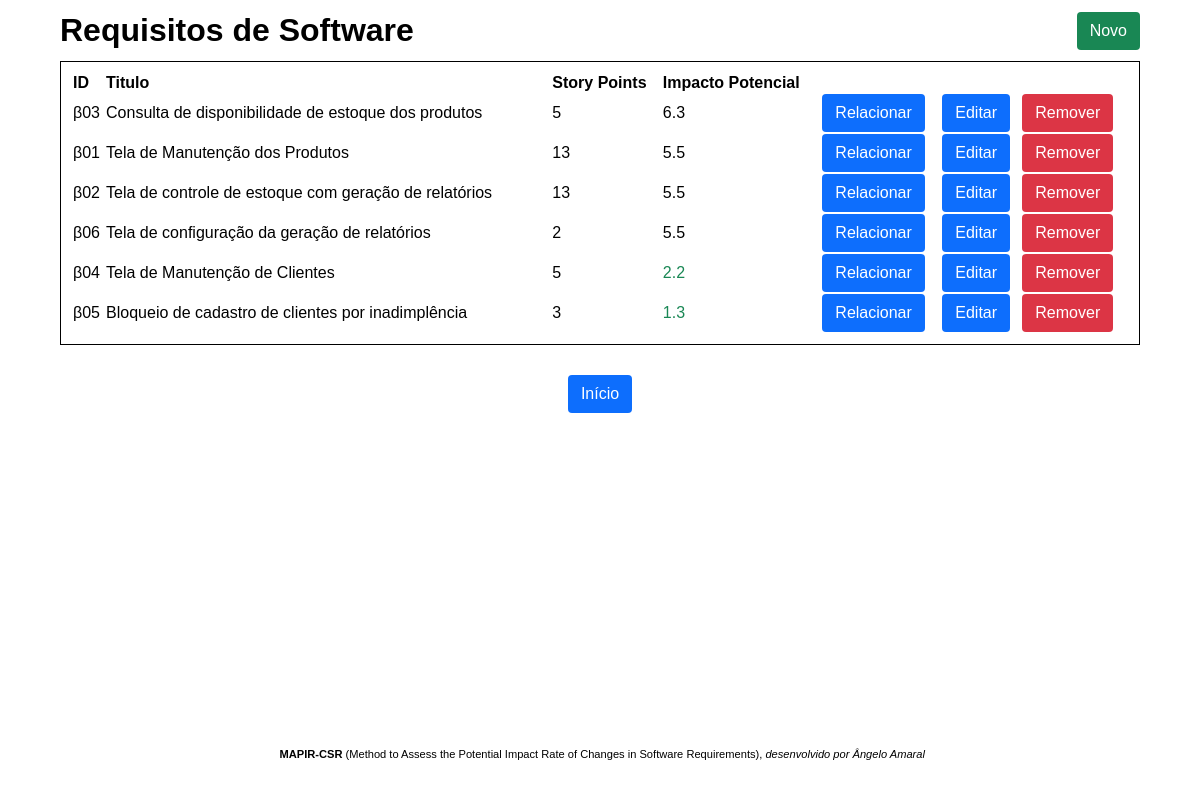
The page /src/pages/software/read.php on the database its author committed.
### tables this page shows
CREATE TABLE IF NOT EXISTS `m_requisito_software` (
  `ID_Req_Sw` varchar(6) NOT NULL,
  `Titulo` varchar(255) DEFAULT NULL,
  `story_points` int(11) NOT NULL DEFAULT 0,
  PRIMARY KEY (`ID_Req_Sw`)
);

### config.php (called while the page is built, shortened)
<?php
$css = 'http://localhost/mapir-csr/css';

### src/database/software.php (called while the page is built, shortened)
<?php
function readReqSwDb($conn) {
    $ReqSws = [];
	$sql = "SELECT * FROM vw_requisito_software_impacto";
	$result = mysqli_query($conn, $sql);
	$result_check = mysqli_num_rows($result);
	if($result_check > 0)
		$ReqSws = mysqli_fetch_all($result, MYSQLI_ASSOC);
	return $ReqSws;
}

### src/actions/software.php (called while the page is built, shortened)
<?php
require_once '../../database/software.php';
function readReqSwAction($conn) {
	return readReqSwDb($conn);
}

### src/pages/software/read.php (the view, shortened to what this page needs)
<?php
require_once '../../../config.php';
require_once '../../../src/actions/software.php';
require_once '../partials/header.php';
$reqs = readReqSwAction($conn);
?>
<div class="container">
	<div class="row">
		<a href="../../pages/software/read.php"><h1>Requisitos de Software</h1></a>
		<a class="btn btn-success text-white" href="./create.php">Novo</a>
	</div>
	<table class="table-users">
		<tr>
			<th align="left">ID</th>
			<th align="left">Titulo</th>
			<th align="left">Story Points</th>
			<th align="left">Impacto Potencial</th>
		</tr>
		<?php foreach($reqs as $row): ?>
		<?php if($row['impacto_potencial'] > 8) $cor='text-error'; else if($row['impacto_potencial'] < 3) $cor='text-success'; else $cor='cell'; ?>
		<tr>
			<td class="cell"><?=htmlspecialchars($row['ID_Req_Sw'])?></td>
			<td class="cell"><?=htmlspecialchars($row['Titulo'])?></td>
			<td class="cell"><?=htmlspecialchars($row['story_points'])?></td>
			<td class="<?=$cor?>"><?=htmlspecialchars($row['impacto_potencial'])?></td>
			<td>
				<a class="btn btn-primary text-white" href="../../pages/sw_sys/edit.php?id=<?=$row['ID_Req_Sw']?>">Relacionar</a>
			</td>
			<td>
				<a class="btn btn-primary text-white" href="./edit.php?id=<?=$row['ID_Req_Sw']?>">Editar</a>
			</td>
			<td>
				<a class="btn btn-danger text-white" href="./delete.php?id=<?=$row['ID_Req_Sw']?>">Remover</a>
			</td>
		</tr>
		<?php endforeach; ?>
	</table>
</div>
<?php require_once '../partials/footer.php'; ?>

### src/pages/partials/header.php (shortened to what this page needs)
<!DOCTYPE html>
<html lang="pt-br">
<head>
    <link rel="stylesheet" href="<?=$css?>/style.css">
</head>
<body>

### src/pages/partials/footer.php
	<br>
	<center>
		<a class="btn btn-primary text-white" href="../../../index.php">Início</a>
	</center>
    <footer class="footer">
        <br>&nbsp;<br>&nbsp;<small><small>
		<b>MAPIR-CSR</b> (Method to Assess the Potential Impact Rate of Changes in Software Requirements), <i>desenvolvido por Ângelo Amaral</i>
		</small></small>
	</footer>
</body>
</html>

### css/style.css (style rules this page uses)
* { margin: 0px; padding: 0px; font-family: Arial, Helvetica, sans-serif; color: #000; }
a { text-decoration: none; }
.table-users, .form-div { border: solid 1px; margin-top: 1%; padding: 10px; }
.table-users { width: 100%; }
.table-users tbody tr th { text-align: left; }
.row { display: flex; justify-content: space-between; align-content: center; }
.container { padding-left: 5%; padding-right: 5%; padding-top: 1%; padding-bottom: 1%; }
.btn { display: inline-block; font-weight: 400; line-height: 1.5; text-align: center; text-decoration: none; vertical-align: middle; cursor: pointer; border: 1px solid transparent; padding: .375rem .75rem; font-size: 1rem; border-radius: .25rem; }
.btn-success { background-color: #198754; }
.btn-primary { background-color: #0d6efd; }
.btn-danger { background-color: #dc3545; }
.text-white { color: #FFF; }
.text-success { color: #198754; }
.footer { width: 100%; display: flex; justify-content: center; position: absolute; bottom: 0; }

### rows shown on the page
m_requisito_software: ID_Req_Sw "β03", Titulo "Consulta de disponibilidade de estoque dos produtos", story_points "5", impacto_potencial "6.3"
m_requisito_software: ID_Req_Sw "β01", Titulo "Tela de Manutenção dos Produtos", story_points "13", impacto_potencial "5.5"
m_requisito_software: ID_Req_Sw "β02", Titulo "Tela de controle de estoque com geração de relatórios", story_points "13", impacto_potencial "5.5"
m_requisito_software: ID_Req_Sw "β06", Titulo "Tela de configuração da geração de relatórios", story_points "2", impacto_potencial "5.5"
m_requisito_software: ID_Req_Sw "β04", Titulo "Tela de Manutenção de Clientes", story_points "5", impacto_potencial "2.2"
m_requisito_software: ID_Req_Sw "β05", Titulo "Bloqueio de cadastro de clientes por inadimplência", story_points "3", impacto_potencial "1.3"
